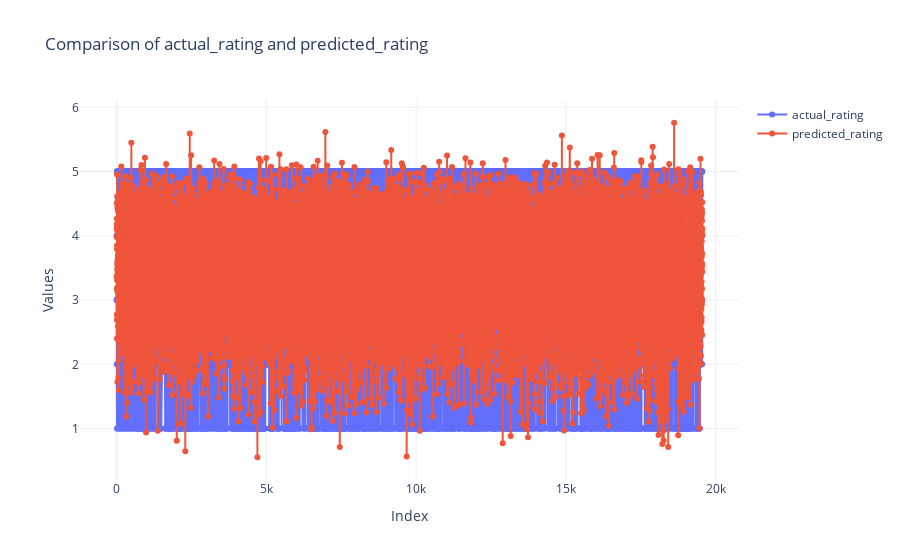

The code cell stored with this chart in its notebook:
### Markdown cell above
## Visualizing the Actual V/S Predicted Ratings

### Code cell
import pandas as pd
import plotly.graph_objects as go

# Load the CSV file
csv_file_path = '/Users/salmanmohamm3d/Desktop/Sem 3/Social M A/Final Project/hybrid_model_predictions_with_titles_and_genres.csv' 
df = pd.read_csv(csv_file_path)

# Specify the columns you want to compare

column1 = 'actual_rating' 
column2 = 'predicted_rating'  

# Create a scatter plot to compare the two columns
fig = go.Figure()

# Add traces for both columns
fig.add_trace(go.Scatter(x=df.index, y=df[column1], mode='lines+markers', name=column1))
fig.add_trace(go.Scatter(x=df.index, y=df[column2], mode='lines+markers', name=column2))

# Customize the layout
fig.update_layout(
    title=f"Comparison of {column1} and {column2}",
    xaxis_title="Index",
    yaxis_title="Values",
    template="plotly_white"
)

# Show the plot
fig.show()

### Figure 1 — Plotly figure (JSON) as saved in the notebook; plotly's stock layout.template omitted (floating-point values rounded to 4 significant figures; data arrays with more than 128 entries replaced by an {"elided": "..."} marker saying what was removed)
{"data": [{"mode": "lines+markers", "name": "actual_rating", "type": "scatter", "x": {"elided": "19557 int values"}, "y": {"elided": "19557 int values"}}, {"mode": "lines+markers", "name": "predicted_rating", "type": "scatter", "x": {"elided": "19557 int values"}, "y": {"elided": "19557 float values"}}], "layout": {"autosize": true, "title": {"text": "Comparison of actual_rating and predicted_rating"}, "xaxis": {"autorange": true, "range": [-1194.0, 20750.0], "title": {"text": "Index"}, "type": "linear"}, "yaxis": {"autorange": true, "range": [0.1243, 6.19], "title": {"text": "Values"}, "type": "linear"}}}
